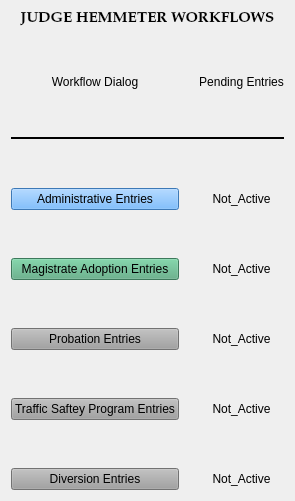
          <widget class="QWidget" name="hemmeter_tab">
           <attribute name="title">
            <string>Judge Hemmeter</string>
           </attribute>
           <layout class="QGridLayout" name="gridLayout_26">
            <item row="0" column="0">
             <layout class="QGridLayout" name="gridLayout_10" rowstretch="0,0,0,1,0,0,0,0">
              <property name="horizontalSpacing">
               <number>20</number>
              </property>
              <property name="verticalSpacing">
               <number>48</number>
              </property>
              <item row="2" column="0" colspan="2">
               <widget class="Line" name="line_4">
                <property name="frameShadow">
                 <enum>QFrame::Plain</enum>
                </property>
                <property name="lineWidth">
                 <number>2</number>
                </property>
                <property name="orientation">
                 <enum>Qt::Horizontal</enum>
                </property>
               </widget>
              </item>
              <item row="5" column="0">
               <widget class="WorkDialogButton" name="probation_workflowButton">
                <property name="styleSheet">
                 <string notr="true">background-color: rgb(160, 160, 160);</string>
                </property>
                <property name="text">
                 <string>Probation Entries</string>
                </property>
               </widget>
              </item>
              <item row="6" column="0">
               <widget class="WorkDialogButton" name="tsp_workflowButton">
                <property name="styleSheet">
                 <string notr="true">background-color: rgb(160, 160, 160);</string>
                </property>
                <property name="text">
                 <string>Traffic Saftey Program Entries</string>
                </property>
               </widget>
              </item>
              <item row="4" column="0">
               <widget class="WorkDialogButton" name="md_adopt_workflow_btn">
                <property name="styleSheet">
                 <string notr="true">background-color: rgb(85, 170, 127);</string>
                </property>
                <property name="text">
                 <string>Magistrate Adoption Entries</string>
                </property>
               </widget>
              </item>
              <item row="4" column="1">
               <widget class="QLabel" name="md_adopt_label">
                <property name="text">
                 <string>Not_Active</string>
                </property>
                <property name="alignment">
                 <set>Qt::AlignCenter</set>
                </property>
               </widget>
              </item>
              <item row="3" column="0">
               <widget class="WorkDialogButton" name="admin_entries_workflow_btn">
                <property name="styleSheet">
                 <string notr="true">background-color: rgb(85, 170, 255);</string>
                </property>
                <property name="text">
                 <string>Administrative Entries</string>
                </property>
               </widget>
              </item>
              <item row="3" column="1">
               <widget class="QLabel" name="admin_count_label">
                <property name="text">
                 <string>Not_Active</string>
                </property>
                <property name="alignment">
                 <set>Qt::AlignCenter</set>
                </property>
               </widget>
              </item>
              <item row="0" column="0" colspan="2">
               <widget class="QLabel" name="label_17">
                <property name="maximumSize">
                 <size>
                  <width>16777215</width>
                  <height>50</height>
                 </size>
                </property>
                <property name="font">
                 <font>
                  <family>Palatino Linotype</family>
                  <pointsize>11</pointsize>
                  <weight>75</weight>
                  <italic>false</italic>
                  <bold>true</bold>
                 </font>
                </property>
                <property name="text">
                 <string>JUDGE HEMMETER WORKFLOWS</string>
                </property>
                <property name="alignment">
                 <set>Qt::AlignCenter</set>
                </property>
               </widget>
              </item>
              <item row="1" column="0">
               <widget class="QLabel" name="label_22">
                <property name="maximumSize">
                 <size>
                  <width>16777215</width>
                  <height>50</height>
                 </size>
                </property>
                <property name="text">
                 <string>Workflow Dialog</string>
                </property>
                <property name="alignment">
                 <set>Qt::AlignCenter</set>
                </property>
               </widget>
              </item>
              <item row="1" column="1">
               <widget class="QLabel" name="label_23">
                <property name="maximumSize">
                 <size>
                  <width>16777215</width>
                  <height>50</height>
                 </size>
                </property>
                <property name="text">
                 <string>Pending Entries</string>
                </property>
                <property name="alignment">
                 <set>Qt::AlignCenter</set>
                </property>
               </widget>
              </item>
              <item row="7" column="0">
               <widget class="WorkDialogButton" name="diversion_workflowButton">
                <property name="styleSheet">
                 <string notr="true">background-color: rgb(160, 160, 160);</string>
                </property>
                <property name="text">
                 <string>Diversion Entries</string>
                </property>
               </widget>
              </item>
              <item row="5" column="1">
               <widget class="QLabel" name="label_24">
                <property name="text">
                 <string>Not_Active</string>
                </property>
                <property name="alignment">
                 <set>Qt::AlignCenter</set>
                </property>
               </widget>
              </item>
              <item row="6" column="1">
               <widget class="QLabel" name="label_25">
                <property name="text">
                 <string>Not_Active</string>
                </property>
                <property name="alignment">
                 <set>Qt::AlignCenter</set>
                </property>
               </widget>
              </item>
              <item row="7" column="1">
               <widget class="QLabel" name="label_26">
                <property name="text">
                 <string>Not_Active</string>
                </property>
                <property name="alignment">
                 <set>Qt::AlignCenter</set>
                </property>
               </widget>
              </item>
             </layout>
            </item>
           </layout>
          </widget>
